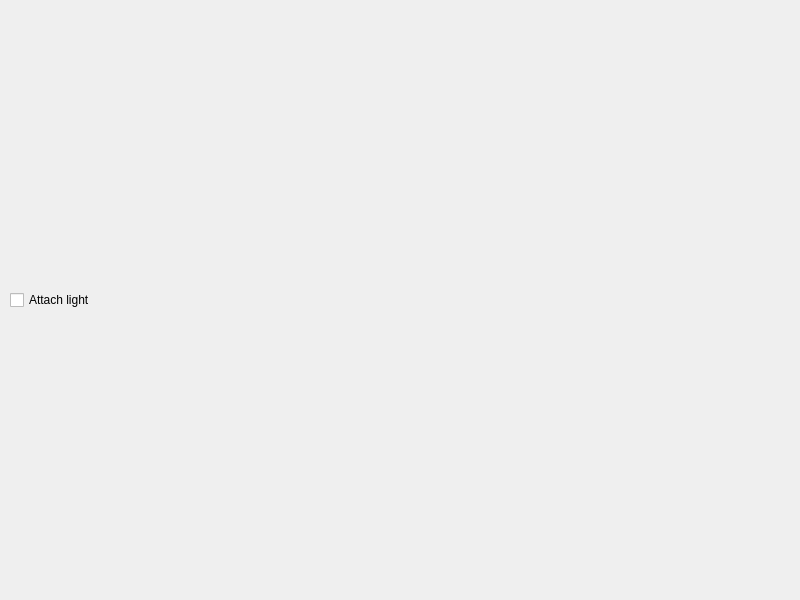
<?xml version="1.0" encoding="UTF-8"?>
<ui version="4.0">
 <class>MainWindow</class>
 <widget class="QMainWindow" name="MainWindow">
  <property name="geometry">
   <rect>
    <x>0</x>
    <y>0</y>
    <width>800</width>
    <height>600</height>
   </rect>
  </property>
  <property name="windowTitle">
   <string>MainWindow</string>
  </property>
  <widget class="QWidget" name="centralwidget">
   <layout class="QVBoxLayout" name="verticalLayout">
    <property name="spacing">
     <number>0</number>
    </property>
    <property name="leftMargin">
     <number>0</number>
    </property>
    <property name="topMargin">
     <number>0</number>
    </property>
    <property name="rightMargin">
     <number>0</number>
    </property>
    <property name="bottomMargin">
     <number>0</number>
    </property>
    <item>
     <layout class="QHBoxLayout" name="horizontalLayout">
      <property name="leftMargin">
       <number>10</number>
      </property>
      <property name="topMargin">
       <number>10</number>
      </property>
      <property name="rightMargin">
       <number>10</number>
      </property>
      <property name="bottomMargin">
       <number>10</number>
      </property>
      <item>
       <widget class="QCheckBox" name="attachLightCheckbox">
        <property name="text">
         <string>Attach light</string>
        </property>
       </widget>
      </item>
      <item>
       <spacer name="horizontalSpacer">
        <property name="orientation">
         <enum>Qt::Horizontal</enum>
        </property>
        <property name="sizeHint" stdset="0">
         <size>
          <width>40</width>
          <height>20</height>
         </size>
        </property>
       </spacer>
      </item>
     </layout>
    </item>
   </layout>
  </widget>
 </widget>
 <resources/>
 <connections/>
</ui>
